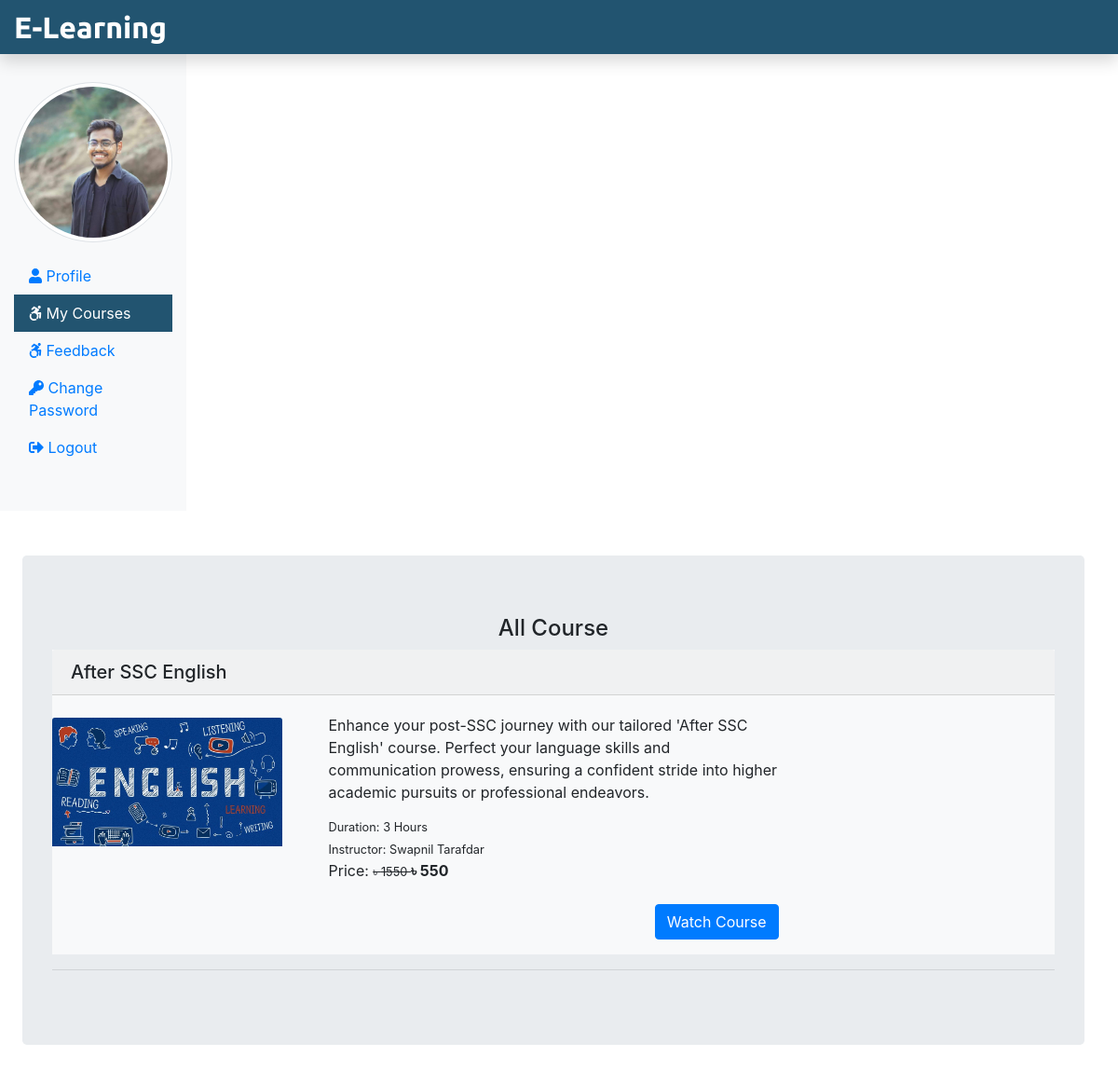
/ELearning/Student/myCourse.php (signed in), run on the app's committed database.
### tables this page shows
CREATE TABLE `student` (
  `stu_id` int NOT NULL,
  `stu_name` varchar(255) NOT NULL,
  `stu_email` varchar(255) NOT NULL,
  `stu_pass` varchar(255) NOT NULL,
  `stu_occ` varchar(255) NOT NULL,
  `stu_img` text NOT NULL
);

CREATE TABLE `courseorder` (
  `co_id` int NOT NULL,
  `order_id` varchar(255) NOT NULL,
  `stu_email` varchar(255) NOT NULL,
  `course_id` int NOT NULL,
  `status` varchar(255) NOT NULL,
  `respmsg` text NOT NULL,
  `amount` int NOT NULL,
  `order_date` date NOT NULL
);

CREATE TABLE `course` (
  `course_id` int NOT NULL,
  `course_name` text NOT NULL,
  `course_desc` text NOT NULL,
  `course_author` varchar(255) NOT NULL,
  `course_img` text NOT NULL,
  `course_duration` text NOT NULL,
  `course_price` int NOT NULL,
  `course_original_price` int NOT NULL
);

### ELearning/Student/myCourse.php (the view, shortened to what this page needs)
<?php
include('./stuInclude/header.php');
include_once('../dbConnection.php');
if (isset($_SESSION['is_login'])) {
    $stuLogEmail = $_SESSION['stuLogEmail'];
} else {
    echo "<script> location.href='../index.php'; </script>";
}
?>
<div class="container mt-5 ml-4">
    <div class="row">
        <div class="jumbotron">
            <h4 class="text-center">All Course</h4>
            <?php
            if (isset($stuLogEmail)) {
                $sql = "SELECT co.order_id, c.course_id, c.course_name, c.course_duration, c.course_desc, c.course_img, c.course_author, c.course_original_price, c.course_price FROM courseorder AS co JOIN course AS c ON c.course_id = co.course_id WHERE co.stu_email = '$stuLogEmail'";
                $result = $conn->query($sql);
                if ($result->num_rows > 0) {
                    while ($row = $result->fetch_assoc()) { ?>
                        <div class="bg-light mb-3">
                            <h5 class="card-header"><?php echo $row['course_name']; ?></h5>
                            <div class="row">
                                <div class="col-sm-3">
                                    <img src="<?php echo $row['course_img']; ?>" class="card-img-top mt-4" alt="pic">
                                </div>
                                <div class="col-sm-6 mb-3">
                                    <div class="card-body">
                                        <p class="card-title"><?php echo $row['course_desc']; ?></p>
                                        <small class="card-text">Duration: <?php echo $row['course_duration']; ?></small><br />
                                        <small class="card-text">Instructor: <?php echo $row['course_author']; ?></small><br/>
                                        <p class="card-text d-inline">Price: <small><del>&#2547 <?php echo $row['course_original_price'] ?> </del></small> <span class="font-weight-bolder">&#2547 <?php echo $row['course_price']?> <span></p>
                                        <a href="http://localhost/moodle1" class="btn btn-primary mt-5 float-right">Watch Course</a>
                                    </div>
                                </div>
                            </div>
                        </div>
                    <?php
                    }
                }
            }
            ?>
            <hr/>
        </div>
    </div>
</div>
</div>
<?php
include('./stuInclude/footer.php');
?>

### ELearning/Student/stuInclude/header.php (shortened to what this page needs)
<?php
include_once('../dbConnection.php');
 if(isset($_SESSION['is_login'])){
  $stuLogEmail = $_SESSION['stuLogEmail'];
 }
 if(isset($stuLogEmail)){
  $sql = "SELECT stu_img FROM student WHERE stu_email = '$stuLogEmail'";
  $result = $conn->query($sql);
  $row = $result->fetch_assoc();
  $stu_img = $row['stu_img'];
 }
?>
<!DOCTYPE html>
<html lang="en">
<head>
 <link rel="stylesheet" href="../css/bootstrap.min.css">
 <link rel="stylesheet" href="../css/all.min.css">
 <link rel="stylesheet" href="../css/stustyle.css">
</head>
<body>
 <nav class="navbar navbar-dark fixed-top flex-md-nowrap p-0 shadow" style="background-color: #225470;">
  <a class="navbar-brand col-sm-3 col-md-2 mr-0" href="studentProfile.php">E-Learning</a>
 </nav>
 <div class="container-fluid mb-5 " style="margin-top:40px;">
  <div class="row">
   <nav class="col-sm-2 bg-light sidebar py-5 d-print-none">
    <div class="sidebar-sticky">
     <ul class="nav flex-column">
      <li class="nav-item mb-3">
      <img src="<?php echo $stu_img ?>" alt="studentimage" class="img-thumbnail rounded-circle">
      </li>
      <li class="nav-item">
       <a class="nav-link <?php if(PAGE == 'profile') {echo 'active';} ?>" href="studentProfile.php">
        <i class="fas fa-user"></i>
        Profile <span class="sr-only">(current)</span>
       </a>
      </li>
      <li class="nav-item">
       <a class="nav-link <?php if(PAGE == 'mycourse') {echo 'active';} ?>" href="myCourse.php">
        <i class="fab fa-accessible-icon"></i>
        My Courses
       </a>
      </li>
      <li class="nav-item">
       <a class="nav-link <?php if(PAGE == 'feedback') {echo 'active';} ?>" href="stufeedback.php">
        <i class="fab fa-accessible-icon"></i>
        Feedback
       </a>
      </li>
      <li class="nav-item">
       <a class="nav-link <?php if(PAGE == 'studentChangePass') {echo 'active';} ?>" href="studentChangePass.php">
        <i class="fas fa-key"></i>
        Change Password
       </a>
      </li>
      <li class="nav-item">
       <a class="nav-link" href="../logout.php">
        <i class="fas fa-sign-out-alt"></i>
        Logout
       </a>
      </li>
     </ul>
    </div>
   </nav>

### ELearning/css/stustyle.css (style rules this page uses)
.navbar-brand { font-family: "Ubuntu", sans-serif; font-size: 2em; font-weight: bold; color: #fff; }
.active { background-color: #225470; color: #fff; }

### data on the page
student: stu_img (picture)
courseorder: course.course_name "After SSC English", course.course_img (picture), course.course_desc "Enhance your post-SSC journey with our tailored 'After SSC English' course. Perfect your language skills and communication prowess, ensuring a confident stride into higher academic pursuits or professional endeavors.", course.course_duration "3 Hours", course.course_author "Swapnil Tarafdar", course.course_original_price "1550", course.course_price "550"
